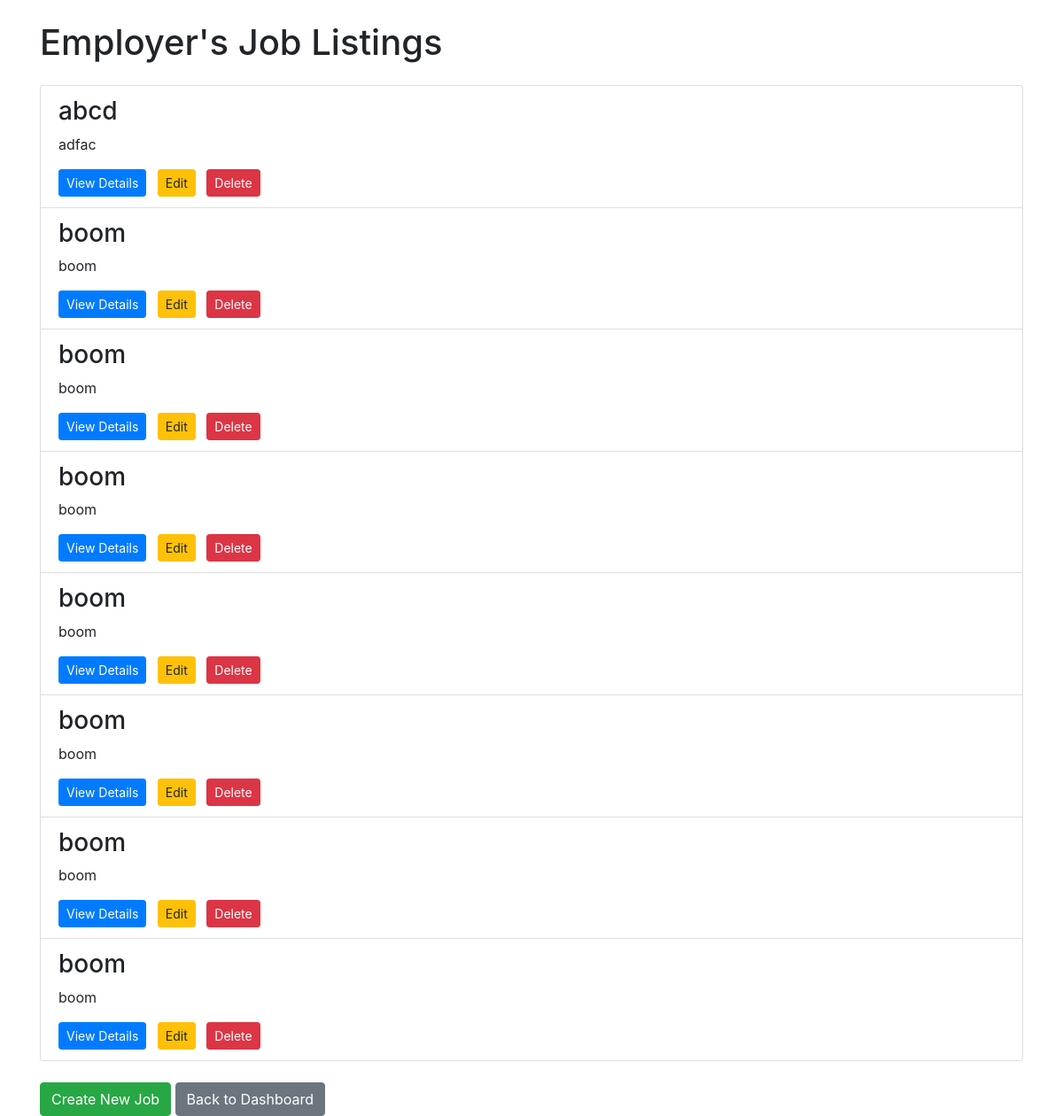
The page /job-listings/ (signed in) on the database as committed earlier.
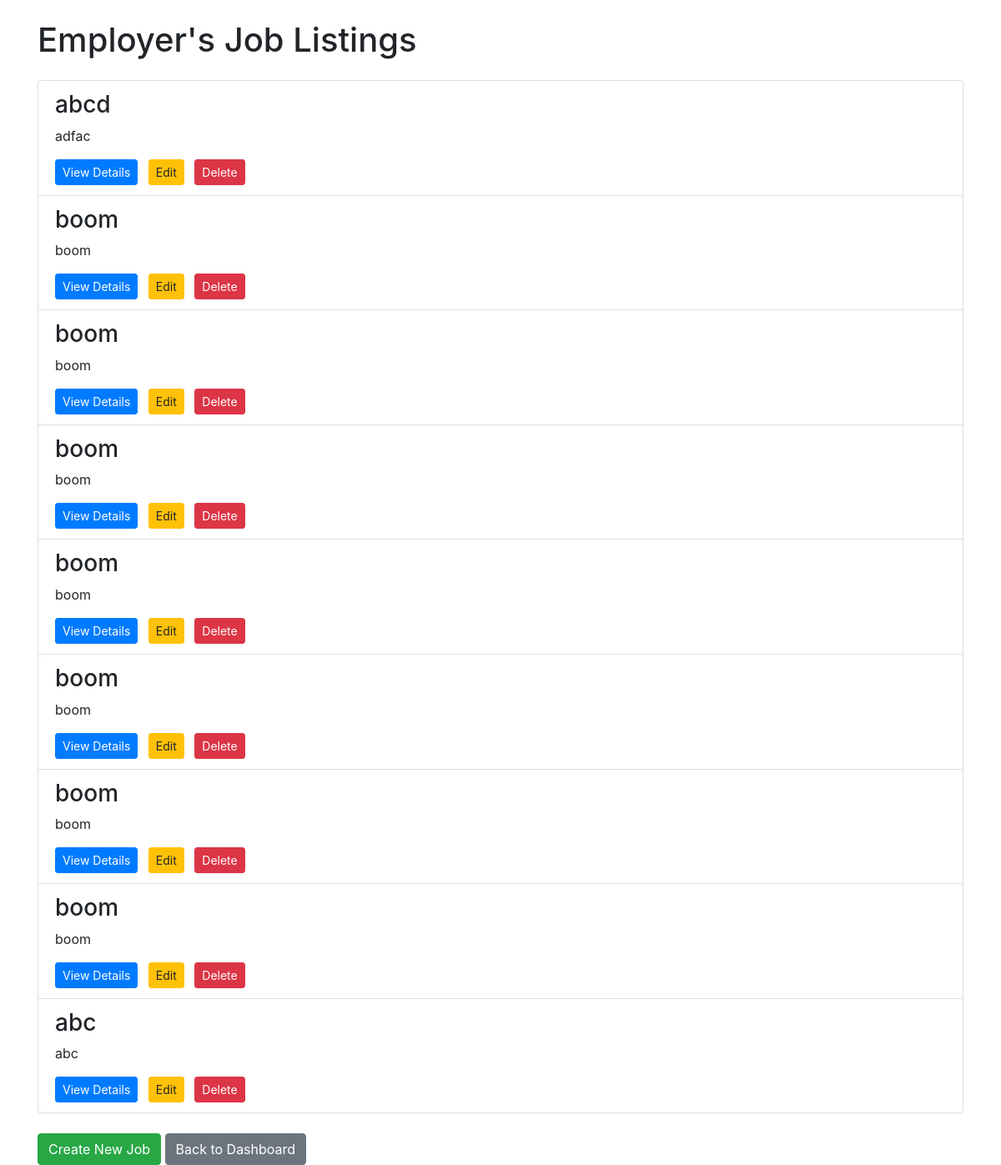
The same page on the database as committed later.
### job_management/models.py (models this page shows, shortened)
class Job(models.Model):
    employer = models.ForeignKey(EmployerProfile, on_delete=models.CASCADE)
    title = models.CharField(max_length=100)
    description = models.TextField()
    requirements = models.TextField()
    application_deadline = models.DateField()

### user_management/views.py (the view)
# urls.py: path('job-listings/', views.job_listing_page, name='job_listing_page'),
@login_required(login_url='employer_login')
def job_listing_page(request):
    employer = EmployerProfile.objects.get(user_id=request.user)
    job_listings = Job.objects.filter(employer=employer)
    context = {
        'job_listings': job_listings
    }
    return render(request, 'employer_job_listings.html', context)

### user_management/custom_auth.py (called while the page is built)
    def get_user(self, user_id):
        User = get_user_model()
        try:
            return User.objects.get(pk=user_id)
        except User.DoesNotExist:
            return None

### user_management/templates/employer_job_listings.html (shortened to what this page needs)
<!DOCTYPE html>
<html>
<head>
    <link rel="stylesheet" href="https://stackpath.bootstrapcdn.com/bootstrap/4.5.0/css/bootstrap.min.css">
</head>
<body>
    <div class="container">
        <h1 class="mt-4">Employer's Job Listings</h1>
        <div class="mt-4">
            <ul class="list-group">
                {% for job in job_listings %}
                    <li class="list-group-item">
                        <h3>{{ job.title }}</h3>
                        <p>{{ job.description }}</p>
                        <a href="{% url 'job_detail' job.id %}" class="btn btn-primary btn-sm mr-2">View Details</a>
                        <a href="{% url 'edit_job' job.id %}" class="btn btn-warning btn-sm mr-2">Edit</a>
                        <a href="{% url 'delete_job' job.id %}" class="btn btn-danger btn-sm">Delete</a>
                    </li>
                {% empty %}
                    <p class="mt-4">No job listings available.</p>
                {% endfor %}
            </ul>
        </div>
        <div class="mt-4">
            <a href="{% url 'create_job' %}" class="btn btn-success">Create New Job</a>
            <a href="{% url 'employer_dashboard' %}" class="btn btn-secondary">Back to Dashboard</a>
        </div>
    </div>
</body>
</html>

Rows that differ between the two databases and show on the page:
added Job: title "abc", description "abc"
